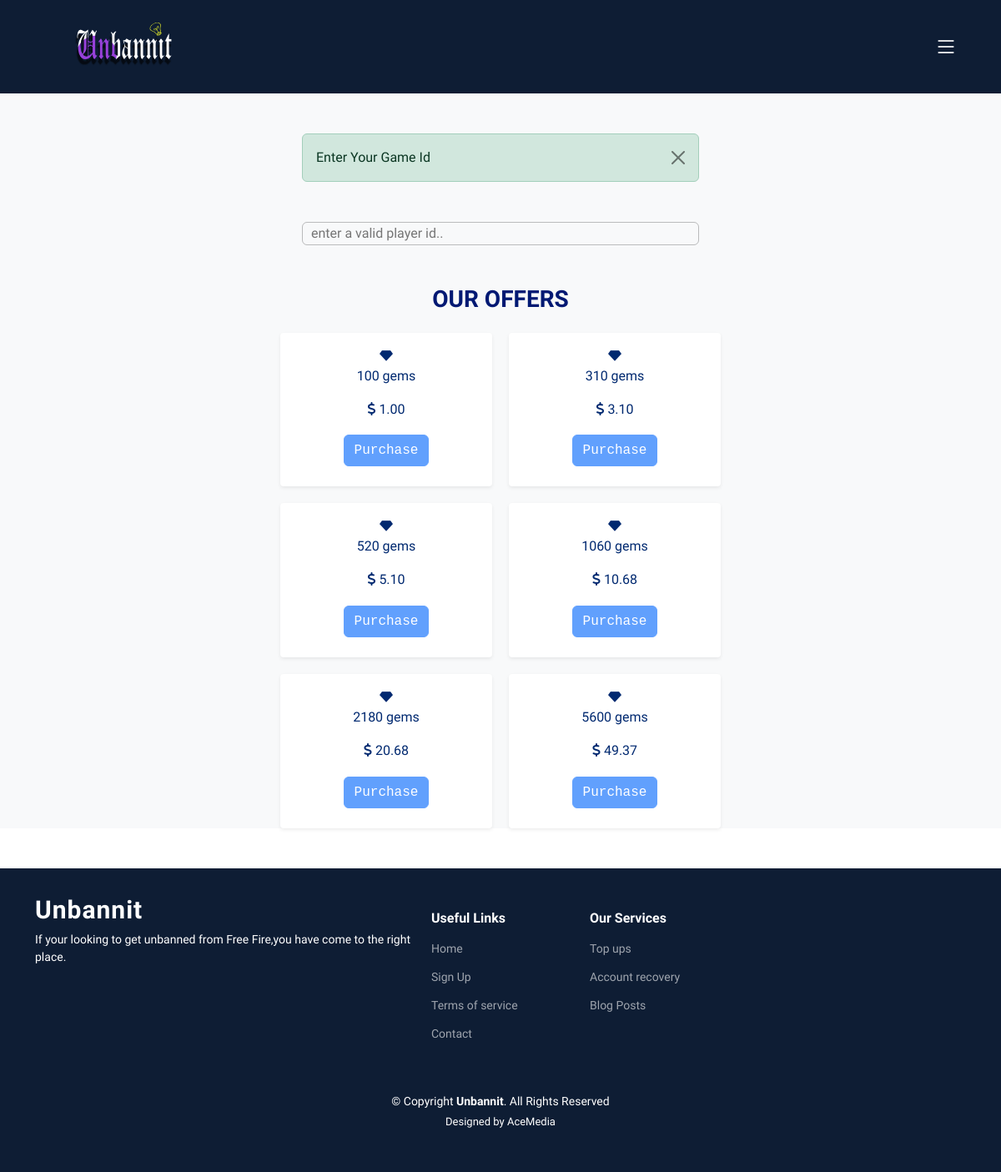
The app's page /purchase-gems/ with its own data.
### core/models.py (models this page shows, shortened)
class Store(models.Model):
    item_id = models.CharField(primary_key=True, max_length=6, editable=False)
    item_name = models.CharField(max_length=100)
    amount = models.DecimalField(max_digits=10, decimal_places=2)
    currency_code = models.CharField(max_length=3)
    amount_purchased = models.IntegerField(default=0)

### core/views.py (the view)
# urls.py: path('purchase-gems/',views.TopUpView.as_view(),name='topup'),
class TopUpView(ListView):
    template_name = 'topup.html'
    queryset = Store.objects.filter(item_name__icontains = 'gems')
    context_object_name = 'data'

### core/templates/topup.html (shortened to what this page needs)
{% extends 'src/generic_page_block.html' %}
{% load static %}
{% block body%}
{% include 'src/nav.html' %}
<main class="bg-light">
  <div class="container mx-auto" style="max-width:500px">
    <div class="alert alert-success alert-dismissible fade show" role="alert">
      <button type="button" class="btn-close" data-bs-dismiss="alert" aria-label="Close"></button>
      Enter Your Game Id
    </div>
    <div class="border-1 border border-opacity-25 border-black d-flex rounded-2 ps-2 mb-3 mt-5">
      <input type="text" id="input-your-id" class="w-100 border-0 bg-transparent !tw-outline-0 !tw-outline-none" placeholder="enter a valid player id.." onchange="checkUserId()" >
    </div>
  </div>
    <div class="m-5">
        <h3 class="section_header_txt text-center">Our Offers</h3>
            <div class="col-lg-6 col-md-8 container mx-auto iconslist ">
                {% for item in data %}
                <div class="icon shadow-sm">
                  <i class="ri-vip-diamond-fill"></i>
                  <p>{{ item.item_name }}</p>
                  <p><i class="fa fa-dollar-sign"></i> {{ item.amount }}</p>
                  <div class="label">
                    <button class="btn btn-primary" onclick="handle_gem_purchase('{{item.item_id}}')">Purchase</button>
                  </div>
                </div>
              {% endfor %}
            </div>
    </div>
</main>
{% endblock body %}

### static/assets/css/main.css (style rules this page uses)
:root { --font-default: "Open Sans", system-ui, -apple-system, "Segoe UI", Roboto, "Helvetica Neue", Arial, "Noto Sans", "Liberation Sans", sans-serif, "Apple Color Emoji", "Segoe UI Emoji", "Segoe UI Symbol", "Noto Color Emoji"; --font-primary: "Fauna One", sans-serif; --font-secondary: "Poppins", sans-serif; --font-layouts:'Averia Sans Libre', cursive; }
:root { --color-default: #0a0d13; --color-primary: #0d42ff; --color-secondary: #0e1d34; }
:root { scroll-behavior: smooth; }
body { font-family: var(--font-layouts); color: var(--color-default); }
h1, h2, h3, h4, h5, h6 { font-family: var(--font-primary); }

### core/templates/topup.html (style rules this page uses)
.iconslist { display: grid; max-width: 100%; grid-template-columns: repeat(auto-fit, minmax(180px, 1fr)); gap: 1.25rem; padding-top: 15px; }
.icon { background-color: #fff; border-radius: 0.25rem; text-align: center; color: #012970; padding: 15px 0; }
.iconslist .label { font-family: var(--bs-font-monospace); display: inline-block; width: 100%; overflow: hidden; padding: 0.15rem; font-size: 12px; text-overflow: ellipsis; white-space: nowrap; color: #666; }

### records on screen
Store: item_name "100 gems", amount "1.00"
Store: item_name "310 gems", amount "3.10"
Store: item_name "520 gems", amount "5.10"
Store: item_name "1060 gems", amount "10.68"
Store: item_name "2180 gems", amount "20.68"
Store: item_name "5600 gems", amount "49.37"
